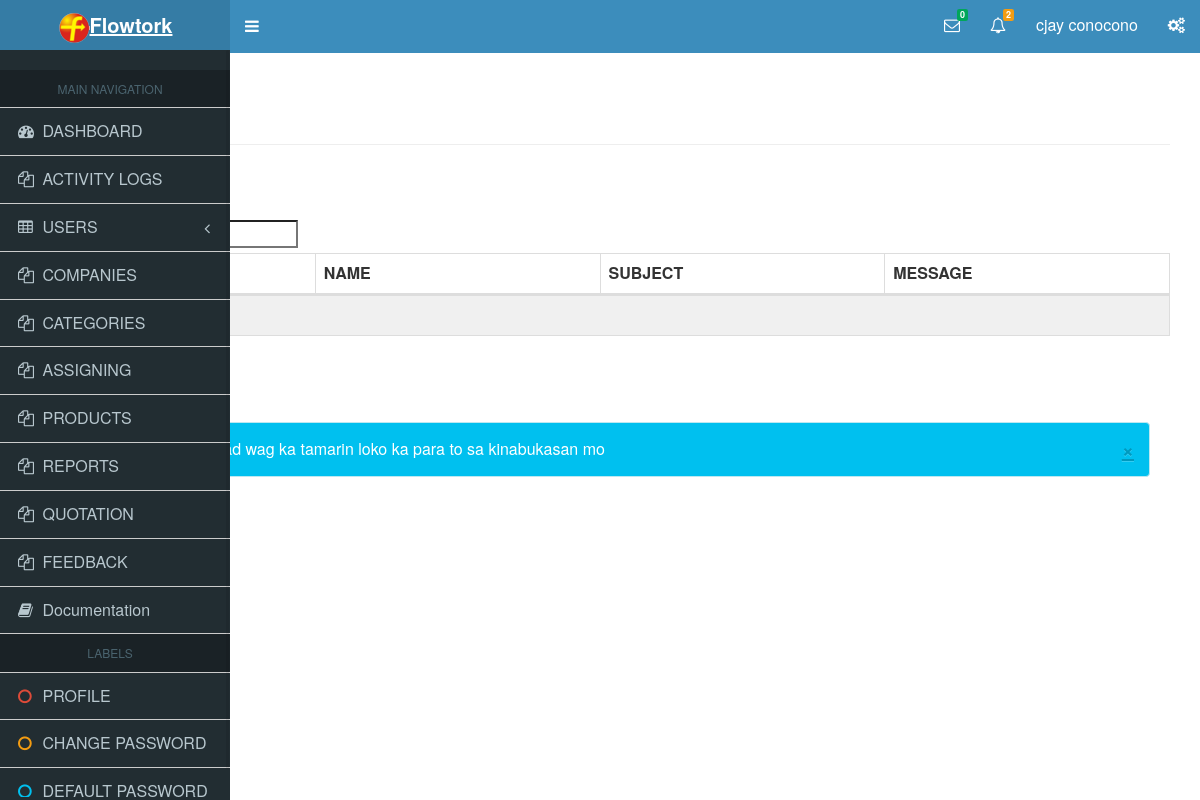
Before: /admin.php?form=feedback (signed in) with the older database file.
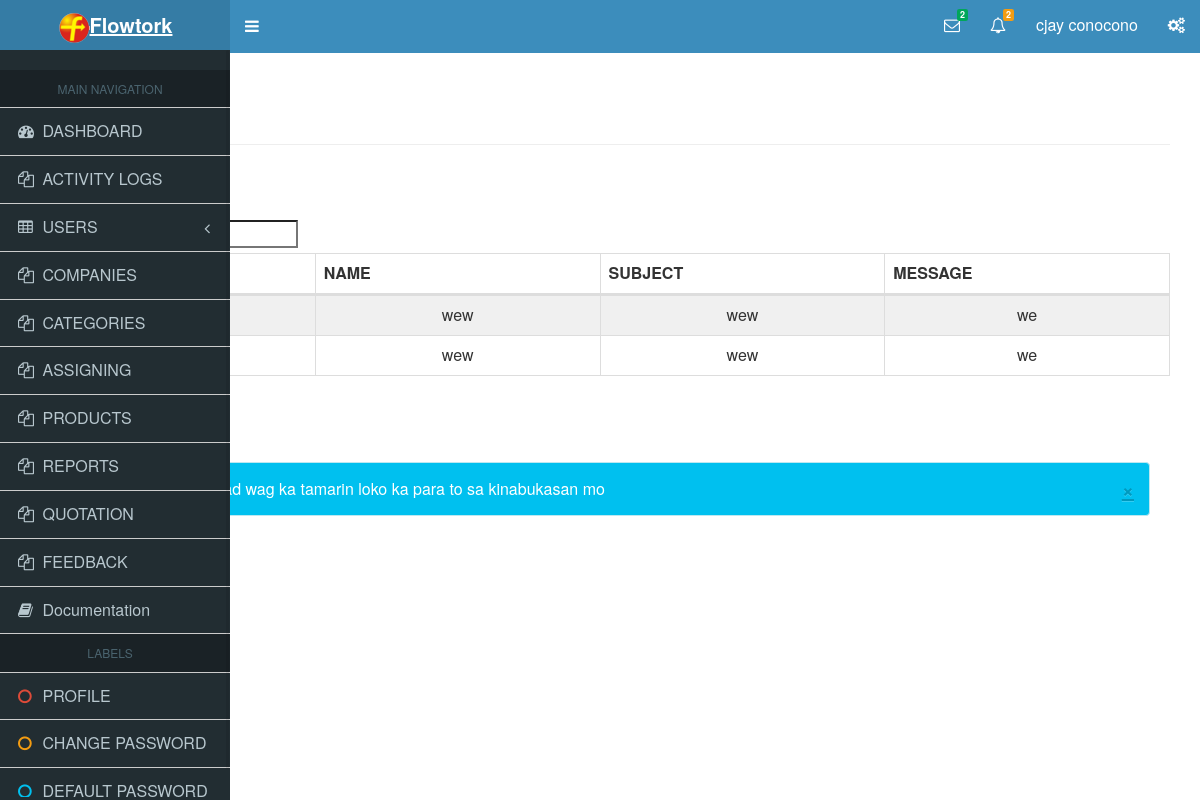
After: the same page with the newer database file.
### tables this page shows
CREATE TABLE `feedback` (
  `id` bigint(20) NOT NULL AUTO_INCREMENT,
  `email` varchar(255) NOT NULL,
  `name` varchar(255) DEFAULT NULL,
  `subject` varchar(255) DEFAULT NULL,
  `message` varchar(255) DEFAULT NULL,
  KEY `id` (`id`)
);

### support/class.myPDO.php (called while the page is built, shortened)
<?php
class MyPDO extends PDO{
		public function myQuery($sqlStmt,$value=NULL)
		{
			try {
				$stmt=$this->prepare($sqlStmt);
				if($value==NULL)
				{
					if(!$stmt->execute($value)){
						throw new PDOException($stmt->errorInfo()[2], 1);
					}
				}
				else
				{
					if(!$stmt->execute($value)){
						throw new PDOException($stmt->errorInfo()[2], 1);
					}
				}
				return $stmt;
			} catch (PDOException $e) {
				echo $e->getMessage();
			}
		}
	}
?>

### admin.php (the view, shortened to what the changed rows need)
<?php
require_once('support/config.php');
?>
<!DOCTYPE html>
<html>
  <head>
    <link rel="stylesheet" href="sidebar3/bootstrap/css/bootstrap.min.css">
    <link rel="stylesheet" href="https://maxcdn.bootstrapcdn.com/font-awesome/4.4.0/css/font-awesome.min.css">
    <link rel="stylesheet" href="https://code.ionicframework.com/ionicons/2.0.1/css/ionicons.min.css">
    <link rel="stylesheet" href="sidebar3/dist/css/AdminLTE.min.css">
    <link rel="stylesheet" href="sidebar3/dist/css/skins/_all-skins.min.css">
      <link rel="stylesheet" href="https://maxcdn.bootstrapcdn.com/bootstrap/3.3.7/css/bootstrap.min.css">
  <link rel='stylesheet prefetch' href='http://maxcdn.bootstrapcdn.com/bootstrap/3.3.5/css/bootstrap.min.css'>
    <link rel='stylesheet prefetch' href='http://cdn.datatables.net/1.10.10/css/dataTables.bootstrap.min.css'>
      <link rel="stylesheet" href="DatatableR/css/css.datatables.css">
  </head>
  <body class="hold-transition skin-blue fixed sidebar-mini">
    <div class="wrapper">
      <header class="main-header">
        <nav class="navbar navbar-static-top" role="navigation">
          <div class="navbar-custom-menu">
            <ul class="nav navbar-nav">
              <li class="dropdown messages-menu">
                <a href="#" class="dropdown-toggle" data-toggle="dropdown">
                  <i class="fa fa-envelope-o"></i>
                  <?php $recordsTotal=$con->myQuery("SELECT COUNT(id) FROM `feedback`")->fetchColumn();
                  $feed = $con->myQuery("SELECT * FROM feedback"); ?>
                  <span class="label label-success"><?php echo $recordsTotal; ?></span>
                </a>
              </li>
            </ul>
          </div>
        </nav>
      </header>
    </div>
  </body>
  <?php
    if (!empty($_GET['form'])) {
      if ($_GET['form'] == "feedback") {
          require_once("frm_feedback.php");
      }
    }
  ?>
</html>

### frm_feedback.php (shortened to what the changed rows need)
<!DOCTYPE html>
<html >
<head>
</head>
<?php
require_once('config.connect.php');
?>
<body>
  <div class="container">
<br><br><br>
    <h1>FEEDBACK/S</h1>
  <br>
  <table id="autoGeneratedID" role="grid" class="table table-striped table-bordered" style="border-collapse:collapse; table-layout:fixed;">
    <thead>
      <tr>
        <th  role="gridcell">EMAIL</th>
        <th  role="gridcell">NAME</th>
        <th  role="gridcell">SUBJECT</th>
        <th  role="gridcell">MESSAGE</th>
      </tr>
    </thead>
    <?php
$query=mysqli_query($c1,'SELECT * FROM feedback');
echo "<tbody>";
while ($fetch=mysqli_fetch_assoc($query))
	{
	echo "<tr>";
	echo "<td style='vertical-align: middle;' ><center><p>";
	echo "</p></center></td>";
	echo "<td style='vertical-align: middle;' ><center><p>";
		echo $fetch['name'];
	echo "</p></center></td>";
  echo "<td style='vertical-align: middle;' ><center><p>";
    echo $fetch['subject'];
  echo "</p></center></td>";
    echo "<td style='vertical-align: middle;' ><center><p>";
    echo $fetch['message'];
	echo "</tr>";
   }
?>
  </table>
</body>
</html>

Changed rows visible on the page:
added feedback: name "wew", subject "wew", message "we"
added feedback: name "wew", subject "wew", message "we"
Other visible differences:
$recordsTotal: "0" → "2"
